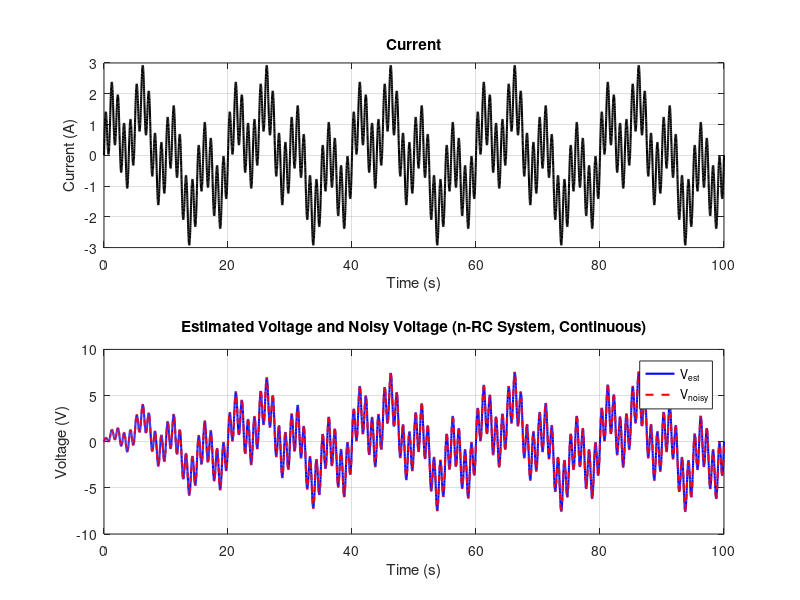

The MATLAB source for this figure:
clc; clear; close all;

%% Parameters
n = 5;  % Number of RC elements (extendable to any order)
t = 0:0.01:100;  % Time vector (continuous time)
dt = t(2) - t(1);  % Time step (delta t)

% Synthetic current data (sum of sine waves)
A = 1; 
T1 = 1;
T2 = 5;
T3 = 20;
I1 = A * sin(2 * pi * t / T1);
I2 = A * sin(2 * pi * t / T2);
I3 = A * sin(2 * pi * t / T3);
ik = I1 + I2 + I3;  % Total current

% Parameters for the normal distribution of tau
mu = 10;
sigma = 5;
tau = 0.1:0.1:20;  % Time constants
pdf_tau = (1/(sigma * sqrt(2*pi))) * exp(-(tau - mu).^2 / (2 * sigma^2));
pdf_tau = pdf_tau / max(pdf_tau);  % Normalize the PDF
tau_discrete = linspace(min(tau), max(tau), n);  % Discrete tau values for RC elements
R_discrete = interp1(tau, pdf_tau, tau_discrete);  % Interpolated R values

% Initialize voltage
V_est = zeros(1, length(t));  % Estimated voltage
R0 = 0.1;  % Internal resistance
OCV = 0;   % Open circuit voltage

%% Continuous-time voltage calculation (n-RC system)
for k = 1:length(t)
    % Calculate total voltage for each time step (continuous form)
    V_est(k) = OCV + R0 * ik(k);
    for i = 1:n
        V_est(k) = V_est(k) + R_discrete(i) * ik(k) * (1 - exp(-t(k) / tau_discrete(i)));
    end
end

%% Add noise to the voltage
noise_level = 0.01;
V_noisy = V_est + noise_level * randn(size(V_est));

%% Plot the results
figure;

% Subplot for current
subplot(2,1,1);
plot(t, ik, 'k-', 'LineWidth', 1.5);
xlabel('Time (s)');
ylabel('Current (A)');
title('Current');
grid on;

% Subplot for voltage
subplot(2,1,2);
plot(t, V_est, 'b-', 'LineWidth', 1.5); hold on;
plot(t, V_noisy, 'r--', 'LineWidth', 1.5);
xlabel('Time (s)');
ylabel('Voltage (V)');
legend('V_{est}', 'V_{noisy}');
title('Estimated Voltage and Noisy Voltage (n-RC System, Continuous)');
grid on;
